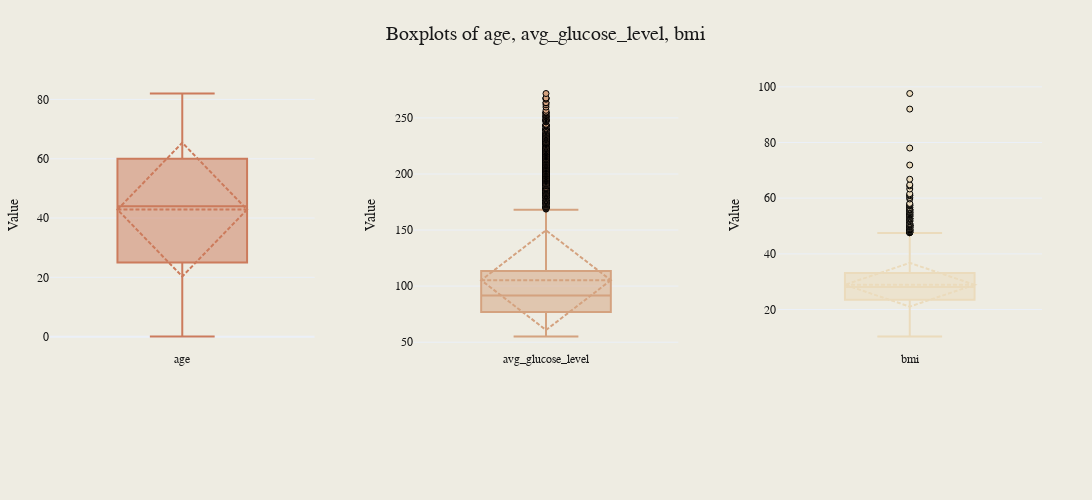

The cell this chart's notebook holds for it:
### Markdown cell above
The bar plots reveal the following about `ever_married`, `work_type`, `residence_type` and `stroke`

- **Ever Married:**

  - More married individuals ("Yes") than unmarried ("No") in the dataset.
  - This could be correlated with age and might provide insights when analyzed together.

- **Work Type:**

  - "Private" is the most common category, followed by "Self-employed".
  - "Govt_job" and "children" categories have similar, lower frequencies.
  - There are very few "Never_worked" entries.
  - The "children" category might overlap with the younger age group, warranting further investigation.

- **Residence Type:**

  - Nearly equal distribution between Urban and Rural residences.
  - This balance is good for analyzing the impact of residence type on stroke risk without bias from uneven representation.

- **Stroke:**
  - The vast majority of individuals (about 4000) are in the "0" category, which represents no stroke.
  - A much smaller number (less than 500) are in the "1" category, representing those who have had a stroke.
  - This imbalance in the target variable will need to be addressed during model development.

**Next, we can move on to checking the outliers in the numerical features.**

### Code cell
plot_combined_boxplots(
    stroke_df, numerical_features, save_path="../images/numerical_boxplots.png"
)

### Figure 1 — Plotly figure (JSON) as saved in the notebook; plotly's stock layout.template omitted (floating-point values rounded to 4 significant figures; data arrays with more than 128 entries replaced by an {"elided": "..."} marker saying what was removed)
{"data": [{"boxmean": "sd", "marker": {"color": "#CC7B5C", "line": {"color": "#000000", "width": 1}}, "showlegend": false, "type": "box", "xaxis": "x", "y": {"elided": "4909 float values"}, "yaxis": "y"}, {"boxmean": "sd", "marker": {"color": "#D4A27F", "line": {"color": "#000000", "width": 1}}, "showlegend": false, "type": "box", "xaxis": "x2", "y": {"elided": "4909 float values"}, "yaxis": "y2"}, {"boxmean": "sd", "marker": {"color": "#EBDBBC", "line": {"color": "#000000", "width": 1}}, "showlegend": false, "type": "box", "xaxis": "x3", "y": {"elided": "4909 float values"}, "yaxis": "y3"}], "layout": {"font": {"color": "#191919", "family": "Styrene A", "size": 12}, "height": 500, "margin": {"b": 150, "l": 50, "r": 50, "t": 80}, "paper_bgcolor": "#EEECE2", "plot_bgcolor": "#EEECE2", "showlegend": false, "title": {"font": {"color": "#191919", "family": "Styrene B", "size": 20}, "text": "Boxplots of age, avg_glucose_level, bmi", "x": 0.5}, "width": 1200, "xaxis": {"anchor": "y", "domain": [0, 0.2667], "showticklabels": true, "tickfont": {"color": "#191919", "family": "Styrene A", "size": 12}, "ticktext": ["age"], "tickvals": [0], "title": {"font": {"color": "#191919", "family": "Styrene A", "size": 14}}}, "xaxis2": {"anchor": "y2", "domain": [0.3667, 0.6333], "showticklabels": true, "tickfont": {"color": "#191919", "family": "Styrene A", "size": 12}, "ticktext": ["avg_glucose_level"], "tickvals": [0], "title": {"font": {"color": "#191919", "family": "Styrene A", "size": 14}}}, "xaxis3": {"anchor": "y3", "domain": [0.7333, 1], "showticklabels": true, "tickfont": {"color": "#191919", "family": "Styrene A", "size": 12}, "ticktext": ["bmi"], "tickvals": [0], "title": {"font": {"color": "#191919", "family": "Styrene A", "size": 14}}}, "yaxis": {"anchor": "x", "domain": [0, 1], "tickfont": {"color": "#191919", "family": "Styrene A", "size": 12}, "title": {"font": {"color": "#191919", "family": "Styrene A", "size": 14}, "text": "Value"}}, "yaxis2": {"anchor": "x2", "domain": [0, 1], "tickfont": {"color": "#191919", "family": "Styrene A", "size": 12}, "title": {"font": {"color": "#191919", "family": "Styrene A", "size": 14}, "text": "Value"}}, "yaxis3": {"anchor": "x3", "domain": [0, 1], "tickfont": {"color": "#191919", "family": "Styrene A", "size": 12}, "title": {"font": {"color": "#191919", "family": "Styrene A", "size": 14}, "text": "Value"}}}}
